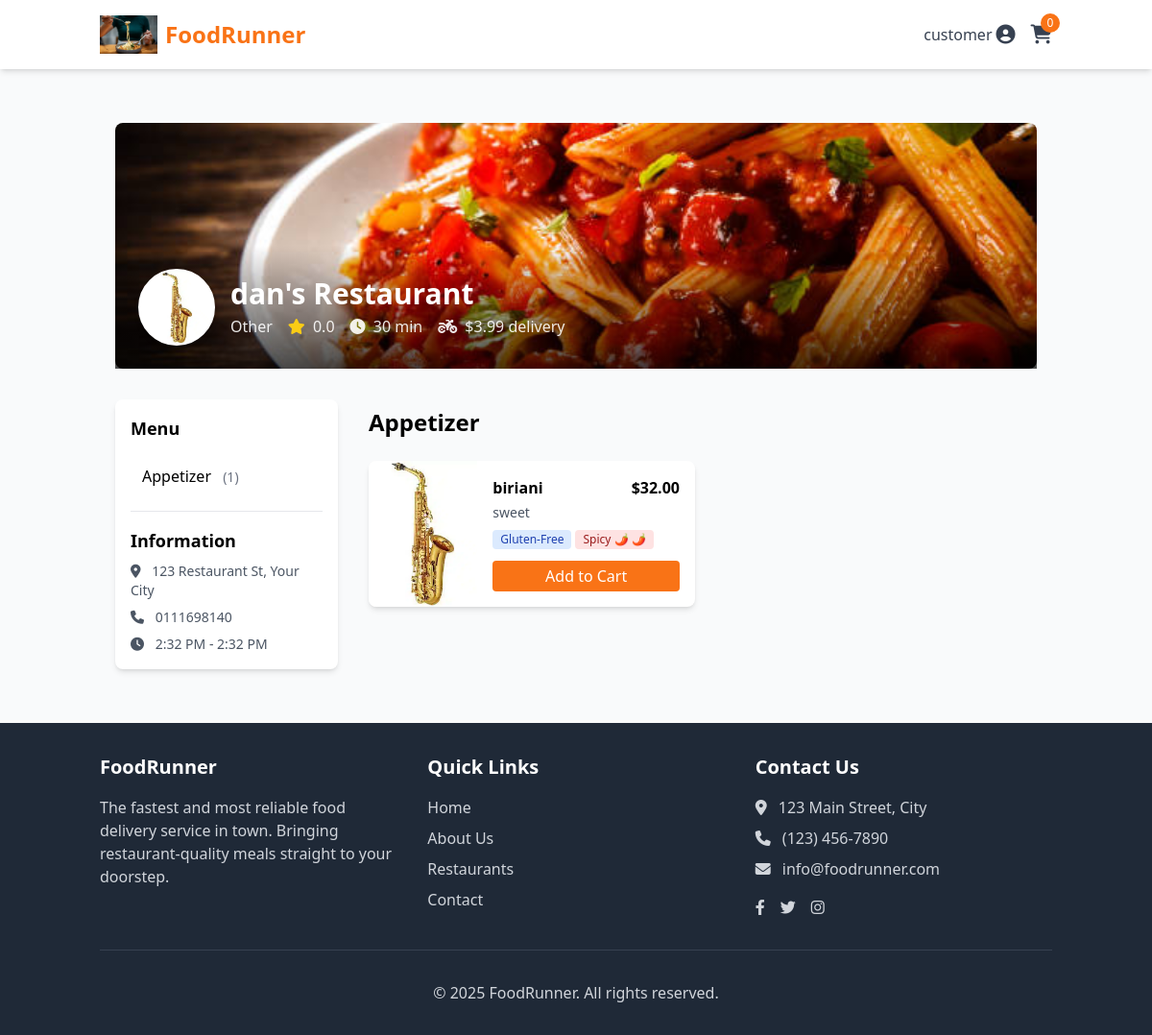
The page /customer/restaurants/1/ (signed in) on the database its author committed.
### core/models.py (models this page shows, shortened)
class User(AbstractUser):
    USER_TYPE_CHOICES = (
        ('customer', 'Customer'),
        ('restaurant', 'Restaurant Manager'),
        ('delivery', 'Delivery Person'),
        ('admin', 'Administrator'),
    )
    user_type = models.CharField(
        max_length=20,
        choices=USER_TYPE_CHOICES,
        default='customer'
    )
    phone_number = models.CharField(max_length=15, blank=True)
    profile_picture = models.ImageField(upload_to='profile_pics/', blank=True, null=True)

class Address(models.Model):
    user = models.ForeignKey(User, on_delete=models.CASCADE, related_name='addresses')
    address_line1 = models.CharField(max_length=100)
    address_line2 = models.CharField(max_length=100, blank=True)
    city = models.CharField(max_length=50)
    state = models.CharField(max_length=50)
    postal_code = models.CharField(max_length=10)
    is_default = models.BooleanField(default=False)
    class Meta:
        verbose_name_plural = "Addresses"

### customers/models.py (models this page shows, shortened)
class Cart(models.Model):
    customer = models.OneToOneField(settings.AUTH_USER_MODEL, on_delete=models.CASCADE, related_name='cart')
    created_at = models.DateTimeField(auto_now_add=True)
    updated_at = models.DateTimeField(auto_now=True)
    @property
    def item_count(self):
        return self.items.count()

### restaurants/models.py (models this page shows, shortened)
class Restaurant(models.Model):
    manager = models.OneToOneField(settings.AUTH_USER_MODEL, on_delete=models.CASCADE)
    name = models.CharField(max_length=100)
    description = models.TextField()
    logo = models.ImageField(upload_to='restaurant_logos/')
    banner_image = models.ImageField(upload_to='restaurant_banners/', blank=True, null=True)
    address = models.OneToOneField(Address, on_delete=models.CASCADE)
    cuisine_type = models.CharField(max_length=50)
    phone = models.CharField(max_length=15)
    email = models.EmailField()
    website = models.URLField(blank=True, null=True)
    is_active = models.BooleanField(default=True)
    average_rating = models.DecimalField(max_digits=3, decimal_places=2, default=0.0)
    delivery_fee = models.DecimalField(max_digits=5, decimal_places=2, default=0.0)
    min_order_amount = models.DecimalField(max_digits=6, decimal_places=2, default=0.0)
    preparation_time = models.PositiveIntegerField(default=30, help_text='Average preparation time in minutes')
    opening_time = models.TimeField()
    closing_time = models.TimeField()
    created_at = models.DateTimeField(auto_now_add=True)
    updated_at = models.DateTimeField(auto_now=True)

class MenuItem(models.Model):
    CATEGORY_CHOICES = (
        ('appetizer', 'Appetizer'),
        ('main', 'Main Course'),
        ('dessert', 'Dessert'),
        ('beverage', 'Beverage'),
        ('side', 'Side Dish'),
    )
    restaurant = models.ForeignKey(Restaurant, on_delete=models.CASCADE, related_name='menu_items')
    name = models.CharField(max_length=100)
    description = models.TextField()
    image = models.ImageField(upload_to='menu_items/')
    price = models.DecimalField(max_digits=6, decimal_places=2)
    category = models.CharField(max_length=20, choices=CATEGORY_CHOICES)
    is_vegetarian = models.BooleanField(default=False)
    is_vegan = models.BooleanField(default=False)
    is_gluten_free = models.BooleanField(default=False)
    spice_level = models.PositiveSmallIntegerField(default=0, help_text='Spice level from 0 to 5')
    is_available = models.BooleanField(default=True)
    preparation_time = models.PositiveIntegerField(default=15, help_text='Preparation time in minutes')
    created_at = models.DateTimeField(auto_now_add=True)
    updated_at = models.DateTimeField(auto_now=True)

### customers/views.py (the view)
# urls.py: path('restaurants/<int:restaurant_id>/', views.restaurant_detail, name='restaurant_detail'),
@login_required
def restaurant_detail(request, restaurant_id):
    restaurant = get_object_or_404(Restaurant, id=restaurant_id, is_active=True)
    menu_items = MenuItem.objects.filter(restaurant=restaurant, is_available=True)
    categories = {}
    for item in menu_items:
        category = item.get_category_display()
        if category not in categories:
            categories[category] = []
        categories[category].append(item)
    context = {
        'restaurant': restaurant,
        'categories': categories,
    }
    return render(request, 'customers/restaurant_detail.html', context)

### customers/templates/customers/restaurant_detail.html (shortened to what this page needs)
{% extends 'base.html' %}
{% block content %}
<div class="container mx-auto px-4 py-8">
    <div class="relative mb-8">
        <div class="h-64 rounded-lg overflow-hidden">
            {% if restaurant.banner_image %}
                <img src="{{ restaurant.banner_image.url }}" alt="{{ restaurant.name }}" class="w-full h-full object-cover">
            {% else %}
                <div class="w-full h-full bg-gray-200"></div>
            {% endif %}
        </div>
        <div class="absolute left-0 bottom-0 w-full bg-gradient-to-t from-black/70 to-transparent p-6">
            <div class="flex items-center">
                {% if restaurant.logo %}
                    <img src="{{ restaurant.logo.url }}" alt="{{ restaurant.name }} Logo" class="w-20 h-20 rounded-full border-2 border-white shadow-md mr-4 bg-white">
                {% endif %}
                <div>
                    <h1 class="text-3xl font-bold text-white mb-1">{{ restaurant.name }}</h1>
                    <div class="flex flex-wrap items-center text-white/90">
                        <span class="mr-4">{{ restaurant.cuisine_type }}</span>
                        <span class="mr-4"><i class="fas fa-star text-yellow-400 mr-1"></i> {{ restaurant.average_rating|floatformat:1 }}</span>
                        <span class="mr-4"><i class="fas fa-clock mr-1"></i> {{ restaurant.preparation_time }} min</span>
                        <span><i class="fas fa-motorcycle mr-1"></i> ${{ restaurant.delivery_fee }} delivery</span>
                    </div>
                </div>
            </div>
        </div>
    </div>
    <div class="flex flex-col lg:flex-row gap-8">
        <div class="w-full lg:w-1/4">
            <div class="bg-white rounded-lg shadow-md p-4 sticky top-4">
                <h2 class="text-lg font-semibold mb-4">Menu</h2>
                <ul class="space-y-2">
                    {% for category, items in categories.items %}
                        <li>
                            <a href="#{{ category|slugify }}" class="block px-3 py-2 rounded hover:bg-orange-100 transition duration-200">
                                {{ category }}
                                <span class="text-gray-500 text-sm ml-2">({{ items|length }})</span>
                            </a>
                        </li>
                    {% endfor %}
                </ul>
                <div class="border-t border-gray-200 mt-4 pt-4">
                    <h2 class="text-lg font-semibold mb-2">Information</h2>
                    <div class="text-sm text-gray-600 space-y-2">
                        <p><i class="fas fa-map-marker-alt mr-2"></i> {{ restaurant.address.address_line1 }}, {{ restaurant.address.city }}</p>
                        <p><i class="fas fa-phone mr-2"></i> {{ restaurant.phone }}</p>
                        <p><i class="fas fa-clock mr-2"></i> {{ restaurant.opening_time|time:"g:i A" }} - {{ restaurant.closing_time|time:"g:i A" }}</p>
                    </div>
                </div>
            </div>
        </div>
        <div class="w-full lg:w-3/4">
            {% for category, items in categories.items %}
                <div id="{{ category|slugify }}" class="mb-8">
                    <h2 class="text-2xl font-bold mb-4 sticky top-0 bg-gray-50 py-2">{{ category }}</h2>
                    <div class="grid grid-cols-1 md:grid-cols-2 gap-4">
                        {% for item in items %}
                            <div class="bg-white rounded-lg shadow-md overflow-hidden hover:shadow-lg transition duration-300">
                                <div class="md:flex">
                                    {% if item.image %}
                                        <div class="md:w-1/3 h-32 md:h-auto">
                                            <img src="{{ item.image.url }}" alt="{{ item.name }}" class="w-full h-full object-cover">
                                        </div>
                                    {% endif %}
                                    <div class="p-4 md:w-2/3">
                                        <div class="flex justify-between">
                                            <h3 class="font-semibold">{{ item.name }}</h3>
                                            <span class="font-semibold">${{ item.price }}</span>
                                        </div>
                                        <p class="text-gray-600 text-sm mt-1 mb-2">{{ item.description|truncatechars:70 }}</p>
                                        <div class="flex flex-wrap gap-1 mb-3">
                                            {% if item.is_gluten_free %}
                                                <span class="bg-blue-100 text-blue-800 text-xs px-2 py-0.5 rounded">Gluten-Free</span>
                                            {% endif %}
                                            {% if item.spice_level > 0 %}
                                                <span class="bg-red-100 text-red-800 text-xs px-2 py-0.5 rounded">
                                                    Spicy
                                                    {% for i in "12345" %}
                                                        {% if forloop.counter <= item.spice_level %}🌶️{% endif %}
                                                    {% endfor %}
                                                </span>
                                            {% endif %}
                                        </div>
                                        <a href="{% url 'customers:add_to_cart' item.id %}" class="block w-full bg-orange-500 text-white text-center py-1 rounded hover:bg-orange-600 transition duration-300">
                                            Add to Cart
                                        </a>
                                    </div>
                                </div>
                            </div>
                        {% endfor %}
                    </div>
                </div>
            {% endfor %}
        </div>
    </div>
</div>
{% endblock %}

### core/templates/base.html (shortened to what this page needs)
<!DOCTYPE html>
<html lang="en">
<head>
    {% load static %}
    <script src="https://cdn.tailwindcss.com"></script>
    <link rel="stylesheet" href="https://cdnjs.cloudflare.com/ajax/libs/font-awesome/6.4.0/css/all.min.css">
</head>
<body class="bg-gray-50 min-h-screen flex flex-col">
    <header class="bg-white shadow-md">
        <nav class="container mx-auto px-4 py-4 flex justify-between items-center">
            <a href="{% url 'landing' %}" class="flex items-center">
                <img src="{% static 'images/logo.png' %}" alt="FoodRunner Logo" class="h-10 w-auto mr-2">
                <span class="text-2xl font-bold text-orange-500">FoodRunner</span>
            </a>
            <div class="flex items-center space-x-4">
                {% if user.is_authenticated %}
                    <div class="relative group">
                        <button class="flex items-center text-gray-700 hover:text-orange-500">
                            <span class="mr-1">{{ user.username }}</span>
                            <i class="fas fa-user-circle text-xl"></i>
                        </button>
                    </div>
                    {% if user.user_type == 'customer' %}
                        <a href="{% url 'customers:cart' %}" class="text-gray-700 hover:text-orange-500 relative">
                            <i class="fas fa-shopping-cart text-xl"></i>
                            <span class="absolute -top-2 -right-2 bg-orange-500 text-white rounded-full h-5 w-5 flex items-center justify-center text-xs">
                                {{ user.cart.item_count|default:'0' }}
                            </span>
                        </a>
                    {% endif %}
                {% else %}
                    <a href="{% url 'login' %}" class="text-gray-700 hover:text-orange-500 font-semibold">Login</a>
                    <a href="{% url 'register' %}" class="bg-orange-500 text-white px-4 py-2 rounded-md hover:bg-orange-600 font-semibold">Sign Up</a>
                {% endif %}
            </div>
        </nav>
    </header>
    <main class="flex-grow container mx-auto px-4 py-6">
        {% block content %}{% endblock %}
    </main>
    <footer class="bg-gray-800 text-white py-8">
        <div class="container mx-auto px-4">
            <div class="grid grid-cols-1 md:grid-cols-3 gap-8">
                <div>
                    <h3 class="text-xl font-semibold mb-4">FoodRunner</h3>
                    <p class="text-gray-300">
                        The fastest and most reliable food delivery service in town. Bringing restaurant-quality meals straight to your doorstep.
                    </p>
                </div>
                <div>
                    <h3 class="text-xl font-semibold mb-4">Quick Links</h3>
                    <ul class="space-y-2">
                        <li><a href="{% url 'landing' %}" class="text-gray-300 hover:text-orange-400">Home</a></li>
                        <li><a href="#" class="text-gray-300 hover:text-orange-400">About Us</a></li>
                        <li><a href="#" class="text-gray-300 hover:text-orange-400">Restaurants</a></li>
                        <li><a href="#" class="text-gray-300 hover:text-orange-400">Contact</a></li>
                    </ul>
                </div>
                <div>
                    <h3 class="text-xl font-semibold mb-4">Contact Us</h3>
                    <p class="text-gray-300 mb-2">
                        <i class="fas fa-map-marker-alt mr-2"></i> 123 Main Street, City
                    </p>
                    <p class="text-gray-300 mb-2">
                        <i class="fas fa-phone mr-2"></i> (123) 456-7890
                    </p>
                    <p class="text-gray-300 mb-2">
                        <i class="fas fa-envelope mr-2"></i> info@foodrunner.com
                    </p>
                    <div class="flex space-x-4 mt-4">
                        <a href="#" class="text-gray-300 hover:text-orange-400"><i class="fab fa-facebook-f"></i></a>
                        <a href="#" class="text-gray-300 hover:text-orange-400"><i class="fab fa-twitter"></i></a>
                        <a href="#" class="text-gray-300 hover:text-orange-400"><i class="fab fa-instagram"></i></a>
                    </div>
                </div>
            </div>
            <div class="border-t border-gray-700 mt-8 pt-8 text-center text-gray-300">
                <p>&copy; 2025 FoodRunner. All rights reserved.</p>
            </div>
        </div>
    </footer>
</body>
</html>

### rows shown on the page
User: username "customer", cart.item_count "0"
Restaurant: banner_image (picture), logo (picture), name "dan's Restaurant", cuisine_type "Other", average_rating "0.0", preparation_time "30", delivery_fee "3.99", address.address_line1 "123 Restaurant St", address.city "Your City", phone "0111698140", opening_time "2:32 PM", closing_time "2:32 PM"
MenuItem: category "Appetizer", items "1", image (picture), name "biriani", price "32.00", description "sweet", is_gluten_free "Gluten-Free", spice_level "Spicy"
